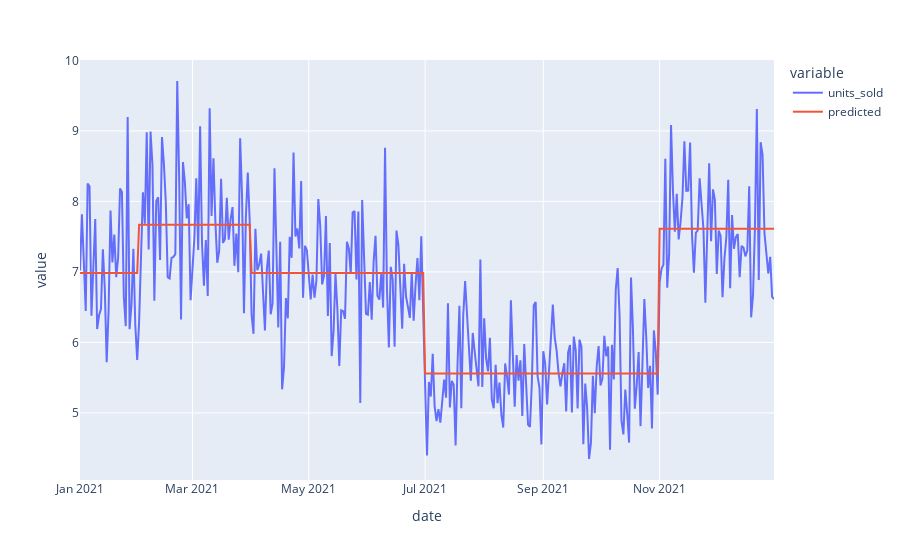

The code cell stored with this chart in its notebook:
### Markdown cell above
**Estimates are way off**

### Code cell
plot_predictions(model1, df_sales)

### Figure 1 — Plotly figure (JSON) as saved in the notebook; plotly's stock layout.template omitted (floating-point values rounded to 4 significant figures; data arrays with more than 128 entries replaced by an {"elided": "..."} marker saying what was removed)
{"data": [{"hovertemplate": "variable=units_sold<br>date=%{x}<br>value=%{y}<extra></extra>", "legendgroup": "units_sold", "line": {"color": "#636efa", "dash": "solid"}, "marker": {"symbol": "circle"}, "mode": "lines", "name": "units_sold", "orientation": "v", "showlegend": true, "type": "scatter", "x": {"elided": "365 str values"}, "xaxis": "x", "y": {"elided": "365 float values"}, "yaxis": "y"}, {"hovertemplate": "variable=predicted<br>date=%{x}<br>value=%{y}<extra></extra>", "legendgroup": "predicted", "line": {"color": "#EF553B", "dash": "solid"}, "marker": {"symbol": "circle"}, "mode": "lines", "name": "predicted", "orientation": "v", "showlegend": true, "type": "scatter", "x": {"elided": "365 str values"}, "xaxis": "x", "y": {"elided": "365 float values"}, "yaxis": "y"}], "layout": {"legend": {"title": {"text": "variable"}, "tracegroupgap": 0}, "margin": {"t": 60}, "xaxis": {"anchor": "y", "domain": [0, 1], "title": {"text": "date"}}, "yaxis": {"anchor": "x", "domain": [0, 1], "title": {"text": "value"}}}}
